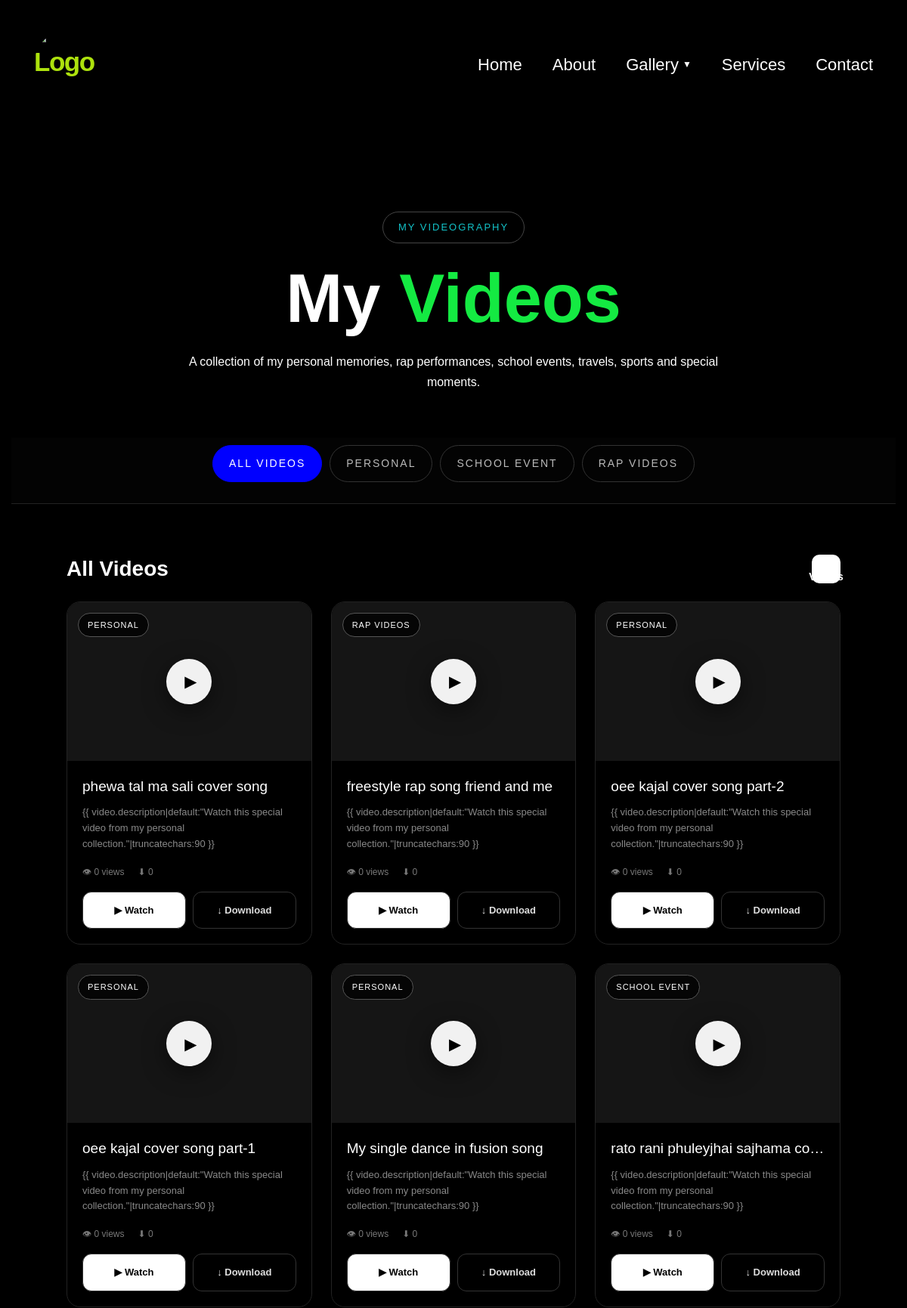
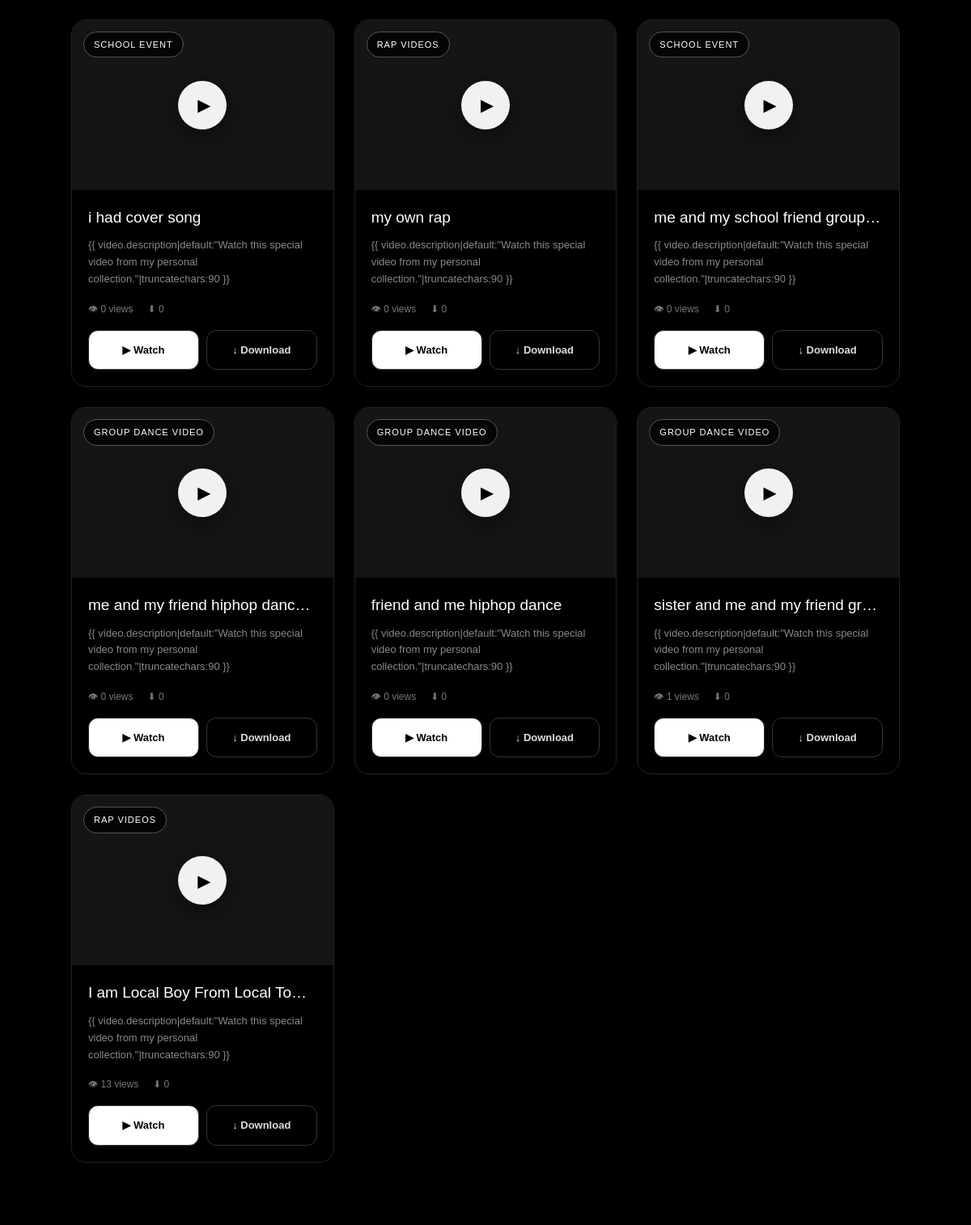
Screenshot of /videos/ (upper part) with the database file from the repository (2 pictures, top to bottom).
### hero/models.py (models this page shows, shortened)
class Video(models.Model):
    CATEGORY_CHOICES = [
        ('all', 'All Videos'),
        ('personal', 'Personal'),
        ('school', 'School Event'),
        ('rap', 'Rap Videos'),
        ('group', 'Group Dance Video'),
    ]
    title = models.CharField(max_length=200)
    slug = models.SlugField(
        max_length=250,
        unique=True,
        blank=True
    )
    category = models.CharField(
        max_length=30,
        choices=CATEGORY_CHOICES,
        default='personal'
    )
    description = models.TextField(
        blank=True
    )
    video_file = models.FileField(
        upload_to='videos/',
        blank=True,
        null=True
    )
    views = models.PositiveIntegerField(
        default=0
    )
    downloads = models.PositiveIntegerField(
        default=0
    )
    featured = models.BooleanField(
        default=False
    )
    created_at = models.DateTimeField(
        auto_now_add=True
    )
    updated_at = models.DateTimeField(
        auto_now=True
    )
    is_active = models.BooleanField(
        default=True
    )

### hero/views.py (the view)
def video_gallery(request):
    category = request.GET.get('category', 'all')
    videos = Video.objects.filter(
        is_active=True
    ).order_by('-created_at')
    if category != 'all':
        videos = videos.filter(category=category)
    categories = [
        ('all', 'All Videos'),
        ('personal', 'Personal'),
        ('school', 'School Event'),
        ('rap', 'Rap Videos'),
    ]
    context = {
        'videos': videos,
        'categories': categories,
        'active_category': category,
    }
    return render(
        request,
        'videos.html',
        context
    )

### templates/videos.html (shortened to what this page needs)
{% extends 'base.html' %} {% block content %}
<section class="hero">
  <div class="badge">MY VIDEOGRAPHY</div>
  <h1>My <span>Videos</span></h1>
  <p>
    A collection of my personal memories, rap performances, school events,
    travels, sports and special moments.
  </p>
</section>
<div class="categories">
  {% for value, label in categories %}
  <a
    href="?category={{ value }}"
    class="category {% if active_category == value %} active {% endif %}"
  >
    {{ label }}
  </a>
  {% endfor %}
</div>
<main class="container">
  <div class="section-title">
    <h2>
      {% if active_category == 'all' %} All Videos {% endif %}
    </h2>
    <span> {{ videos|length }} Videos </span>
  </div>
  {% if videos %}
  <div class="video-grid">
    {% for video in videos %}
    <article class="video-card">
      <div class="thumbnail">
        <div class="play-button">▶</div>
        <div class="category-label">{{ video.get_category_display }}</div>
      </div>
      <div class="video-content">
        <h3>{{ video.title }}</h3>
        <p class="description">
          {{ video.description|default:"Watch this special video from my
          personal collection."|truncatechars:90 }}
        </p>
        <div class="stats">
          <span> 👁 {{ video.views }} views </span>
          <span> ⬇ {{ video.downloads }} </span>
        </div>
        <div class="buttons">
          <a
            href="{% url 'training:video_detail' video.slug %}"
            class="btn watch"
          >
            ▶ Watch
          </a>
          {% if video.video_file %}
          <a href="{% url 'training:download_video' video.slug %}" class="btn">
            ↓ Download
          </a>
          {% endif %}
        </div>
      </div>
    </article>
    {% endfor %}
  </div>
  {% else %}
  <div class="empty">
    <h3>No Videos Found</h3>
    <p>Videos will appear here after uploading them from the admin panel.</p>
  </div>
  {% endif %}
</main>
{% endblock %}

### rows the page displays
Video: category "PERSONAL", title "phewa tal ma sali cover song", views "0", downloads "0", shows "↓ Download"
Video: category "RAP VIDEOS", title "freestyle rap song friend and me", views "0", downloads "0", shows "↓ Download"
Video: category "PERSONAL", title "oee kajal cover song part-2", views "0", downloads "0", shows "↓ Download"
Video: category "PERSONAL", title "oee kajal cover song part-1", views "0", downloads "0", shows "↓ Download"
Video: category "PERSONAL", title "My single dance in fusion song", views "0", downloads "0", shows "↓ Download"
Video: category "SCHOOL EVENT", title "rato rani phuleyjhai sajhama co…", views "0", downloads "0", shows "↓ Download"
Video: category "SCHOOL EVENT", title "i had cover song", views "0", downloads "0", video_file "↓ Download"
Video: category "RAP VIDEOS", title "my own rap", views "0", downloads "0", shows "↓ Download"
Video: category "SCHOOL EVENT", title "me and my school friend group…", views "0", downloads "0", shows "↓ Download"
Video: category "GROUP DANCE VIDEO", title "me and my friend hiphop danc…", views "0", downloads "0", shows "↓ Download"
Video: category "GROUP DANCE VIDEO", title "friend and me hiphop dance", views "0", downloads "0", shows "↓ Download"
Video: category "GROUP DANCE VIDEO", title "sister and me and my friend gr…", views "1", downloads "0", shows "↓ Download"
Video: category "RAP VIDEOS", title "I am Local Boy From Local To…", views "13", downloads "0", shows "↓ Download"

### other values shown
{{ label }} "ALL VIDEOS" "PERSONAL" "SCHOOL EVENT" "RAP VIDEOS"
